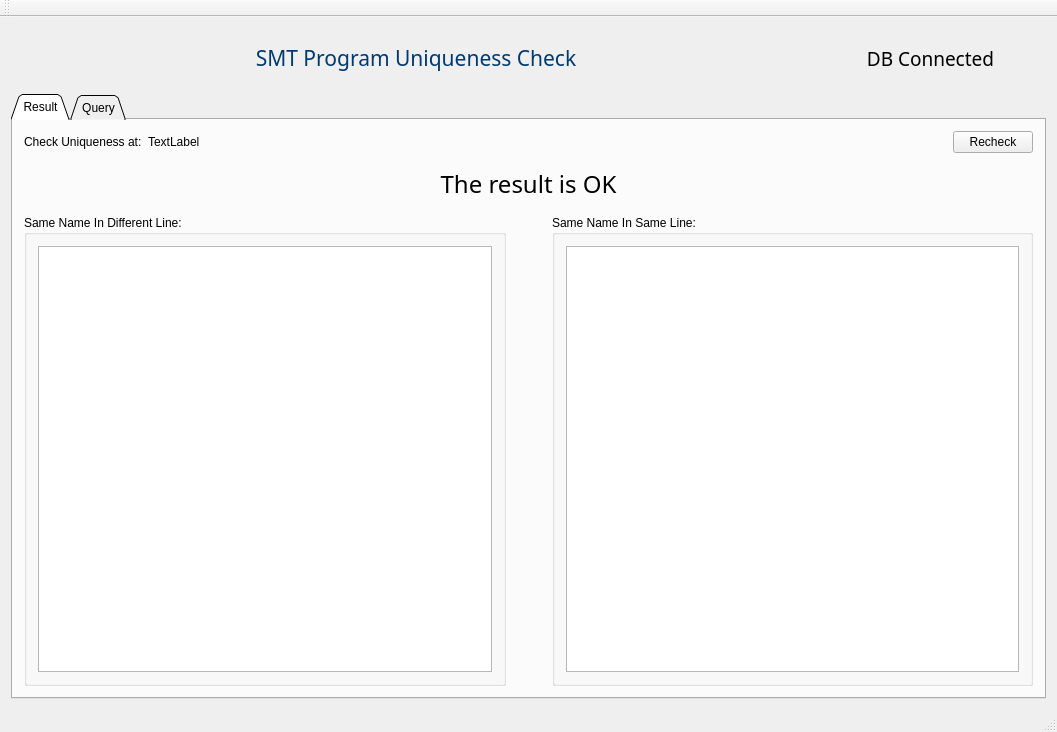
<?xml version="1.0" encoding="UTF-8"?>
<ui version="4.0">
 <class>UniquenessCheckClass</class>
 <widget class="QMainWindow" name="UniquenessCheckClass">
  <property name="geometry">
   <rect>
    <x>0</x>
    <y>0</y>
    <width>1057</width>
    <height>732</height>
   </rect>
  </property>
  <property name="sizePolicy">
   <sizepolicy hsizetype="Fixed" vsizetype="Preferred">
    <horstretch>0</horstretch>
    <verstretch>0</verstretch>
   </sizepolicy>
  </property>
  <property name="windowTitle">
   <string>UniquenessCheck</string>
  </property>
  <widget class="QWidget" name="centralWidget">
   <layout class="QHBoxLayout" name="horizontalLayout_2">
    <item>
     <layout class="QVBoxLayout" name="verticalLayout">
      <item>
       <layout class="QHBoxLayout" name="horizontalLayout">
        <item>
         <widget class="QLabel" name="logo">
          <property name="sizePolicy">
           <sizepolicy hsizetype="Maximum" vsizetype="Ignored">
            <horstretch>0</horstretch>
            <verstretch>0</verstretch>
           </sizepolicy>
          </property>
          <property name="maximumSize">
           <size>
            <width>380</width>
            <height>16777215</height>
           </size>
          </property>
          <property name="baseSize">
           <size>
            <width>392</width>
            <height>60</height>
           </size>
          </property>
          <property name="inputMethodHints">
           <set>Qt::ImhNone</set>
          </property>
          <property name="text">
           <string/>
          </property>
          <property name="pixmap">
           <pixmap resource="uniquenesscheck.qrc">:/image/Resources/image/Logo with Slogan_Blue.jpg</pixmap>
          </property>
          <property name="scaledContents">
           <bool>true</bool>
          </property>
          <property name="alignment">
           <set>Qt::AlignLeading|Qt::AlignLeft|Qt::AlignVCenter</set>
          </property>
          <property name="wordWrap">
           <bool>false</bool>
          </property>
          <property name="indent">
           <number>-1</number>
          </property>
          <property name="openExternalLinks">
           <bool>false</bool>
          </property>
          <property name="textInteractionFlags">
           <set>Qt::TextSelectableByMouse</set>
          </property>
         </widget>
        </item>
        <item>
         <spacer name="horizontalSpacer_2">
          <property name="orientation">
           <enum>Qt::Horizontal</enum>
          </property>
          <property name="sizeType">
           <enum>QSizePolicy::MinimumExpanding</enum>
          </property>
          <property name="sizeHint" stdset="0">
           <size>
            <width>10</width>
            <height>20</height>
           </size>
          </property>
         </spacer>
        </item>
        <item>
         <widget class="QLabel" name="title">
          <property name="sizePolicy">
           <sizepolicy hsizetype="Preferred" vsizetype="Preferred">
            <horstretch>0</horstretch>
            <verstretch>0</verstretch>
           </sizepolicy>
          </property>
          <property name="minimumSize">
           <size>
            <width>0</width>
            <height>60</height>
           </size>
          </property>
          <property name="font">
           <font>
            <family>黑体</family>
            <pointsize>16</pointsize>
            <weight>9</weight>
            <italic>false</italic>
            <bold>false</bold>
           </font>
          </property>
          <property name="styleSheet">
           <string notr="true">font: 75 16pt &quot;黑体&quot;;
color: rgb(0, 57, 115);</string>
          </property>
          <property name="text">
           <string>SMT Program Uniqueness Check</string>
          </property>
          <property name="scaledContents">
           <bool>true</bool>
          </property>
          <property name="alignment">
           <set>Qt::AlignCenter</set>
          </property>
          <property name="wordWrap">
           <bool>false</bool>
          </property>
          <property name="textInteractionFlags">
           <set>Qt::LinksAccessibleByMouse</set>
          </property>
         </widget>
        </item>
        <item>
         <spacer name="horizontalSpacer_3">
          <property name="orientation">
           <enum>Qt::Horizontal</enum>
          </property>
          <property name="sizeType">
           <enum>QSizePolicy::MinimumExpanding</enum>
          </property>
          <property name="sizeHint" stdset="0">
           <size>
            <width>10</width>
            <height>20</height>
           </size>
          </property>
         </spacer>
        </item>
        <item>
         <widget class="QLabel" name="connDB">
          <property name="sizePolicy">
           <sizepolicy hsizetype="MinimumExpanding" vsizetype="Preferred">
            <horstretch>0</horstretch>
            <verstretch>0</verstretch>
           </sizepolicy>
          </property>
          <property name="minimumSize">
           <size>
            <width>200</width>
            <height>60</height>
           </size>
          </property>
          <property name="font">
           <font>
            <family>微软雅黑</family>
            <pointsize>14</pointsize>
            <weight>9</weight>
            <italic>false</italic>
            <bold>false</bold>
           </font>
          </property>
          <property name="styleSheet">
           <string notr="true">font: 75 14pt &quot;微软雅黑&quot;;
</string>
          </property>
          <property name="text">
           <string>DB Connected</string>
          </property>
          <property name="alignment">
           <set>Qt::AlignCenter</set>
          </property>
         </widget>
        </item>
       </layout>
      </item>
      <item>
       <widget class="QTabWidget" name="tabWidget">
        <property name="styleSheet">
         <string notr="true">font: 75 14pt &quot;黑体&quot;;</string>
        </property>
        <property name="tabShape">
         <enum>QTabWidget::Triangular</enum>
        </property>
        <property name="currentIndex">
         <number>0</number>
        </property>
        <property name="iconSize">
         <size>
          <width>20</width>
          <height>20</height>
         </size>
        </property>
        <widget class="QWidget" name="tabResult">
         <attribute name="title">
          <string>Result</string>
         </attribute>
         <layout class="QHBoxLayout" name="horizontalLayout_5">
          <item>
           <layout class="QVBoxLayout" name="verticalLayout_2">
            <item>
             <layout class="QHBoxLayout" name="horizontalLayout_3">
              <item>
               <widget class="QLabel" name="label_2">
                <property name="sizePolicy">
                 <sizepolicy hsizetype="Preferred" vsizetype="Ignored">
                  <horstretch>0</horstretch>
                  <verstretch>0</verstretch>
                 </sizepolicy>
                </property>
                <property name="text">
                 <string>Check Uniqueness at:</string>
                </property>
               </widget>
              </item>
              <item>
               <widget class="QLabel" name="labelTime">
                <property name="sizePolicy">
                 <sizepolicy hsizetype="Preferred" vsizetype="Ignored">
                  <horstretch>0</horstretch>
                  <verstretch>0</verstretch>
                 </sizepolicy>
                </property>
                <property name="text">
                 <string>TextLabel</string>
                </property>
               </widget>
              </item>
              <item>
               <spacer name="horizontalSpacer">
                <property name="orientation">
                 <enum>Qt::Horizontal</enum>
                </property>
                <property name="sizeHint" stdset="0">
                 <size>
                  <width>40</width>
                  <height>20</height>
                 </size>
                </property>
               </spacer>
              </item>
              <item>
               <widget class="QPushButton" name="pushButtonRecheck">
                <property name="text">
                 <string>Recheck</string>
                </property>
               </widget>
              </item>
             </layout>
            </item>
            <item>
             <widget class="QLabel" name="labelResult">
              <property name="minimumSize">
               <size>
                <width>0</width>
                <height>50</height>
               </size>
              </property>
              <property name="font">
               <font>
                <family>黑体</family>
                <pointsize>18</pointsize>
                <weight>9</weight>
                <italic>false</italic>
                <bold>false</bold>
               </font>
              </property>
              <property name="styleSheet">
               <string notr="true">font: 75 18pt &quot;黑体&quot;;</string>
              </property>
              <property name="text">
               <string>The result is OK</string>
              </property>
              <property name="alignment">
               <set>Qt::AlignCenter</set>
              </property>
             </widget>
            </item>
            <item>
             <layout class="QHBoxLayout" name="horizontalLayout_4">
              <item>
               <widget class="QGroupBox" name="groupBox1">
                <property name="title">
                 <string>Same Name In Different Line:</string>
                </property>
                <layout class="QVBoxLayout" name="verticalLayout_10">
                 <item>
                  <widget class="QTableView" name="tableView_1">
                   <property name="font">
                    <font>
                     <family>黑体</family>
                     <pointsize>14</pointsize>
                     <weight>9</weight>
                     <italic>false</italic>
                     <bold>false</bold>
                    </font>
                   </property>
                  </widget>
                 </item>
                </layout>
               </widget>
              </item>
              <item>
               <spacer name="horizontalSpacer_4">
                <property name="orientation">
                 <enum>Qt::Horizontal</enum>
                </property>
                <property name="sizeType">
                 <enum>QSizePolicy::Preferred</enum>
                </property>
                <property name="sizeHint" stdset="0">
                 <size>
                  <width>40</width>
                  <height>20</height>
                 </size>
                </property>
               </spacer>
              </item>
              <item>
               <widget class="QGroupBox" name="groupBox1_2">
                <property name="title">
                 <string>Same Name In Same Line:     </string>
                </property>
                <layout class="QVBoxLayout" name="verticalLayout_11">
                 <item>
                  <widget class="QTableView" name="tableView_2">
                   <property name="font">
                    <font>
                     <family>黑体</family>
                     <pointsize>14</pointsize>
                     <weight>9</weight>
                     <italic>false</italic>
                     <bold>false</bold>
                    </font>
                   </property>
                  </widget>
                 </item>
                </layout>
               </widget>
              </item>
             </layout>
            </item>
           </layout>
          </item>
         </layout>
        </widget>
        <widget class="QWidget" name="tabQuery">
         <attribute name="title">
          <string>Query</string>
         </attribute>
         <layout class="QHBoxLayout" name="horizontalLayout_6">
          <item>
           <layout class="QVBoxLayout" name="verticalLayout_3">
            <item>
             <layout class="QHBoxLayout" name="horizontalLayout_11">
              <item>
               <widget class="QLabel" name="labelLineNo">
                <property name="text">
                 <string>LineNo：</string>
                </property>
               </widget>
              </item>
              <item>
               <widget class="QComboBox" name="comboBoxLineNo">
                <property name="sizePolicy">
                 <sizepolicy hsizetype="Expanding" vsizetype="Preferred">
                  <horstretch>0</horstretch>
                  <verstretch>0</verstretch>
                 </sizepolicy>
                </property>
                <property name="minimumSize">
                 <size>
                  <width>0</width>
                  <height>0</height>
                 </size>
                </property>
               </widget>
              </item>
              <item>
               <spacer name="horizontalSpacer_6">
                <property name="orientation">
                 <enum>Qt::Horizontal</enum>
                </property>
                <property name="sizeHint" stdset="0">
                 <size>
                  <width>40</width>
                  <height>20</height>
                 </size>
                </property>
               </spacer>
              </item>
              <item>
               <widget class="QLabel" name="labelProgramName">
                <property name="font">
                 <font>
                  <family>黑体</family>
                  <pointsize>14</pointsize>
                  <weight>9</weight>
                  <italic>false</italic>
                  <bold>false</bold>
                 </font>
                </property>
                <property name="text">
                 <string>ProgramName：</string>
                </property>
               </widget>
              </item>
              <item>
               <widget class="QLineEdit" name="lineEditProgramName">
                <property name="sizePolicy">
                 <sizepolicy hsizetype="Preferred" vsizetype="Preferred">
                  <horstretch>0</horstretch>
                  <verstretch>0</verstretch>
                 </sizepolicy>
                </property>
                <property name="maximumSize">
                 <size>
                  <width>16777215</width>
                  <height>16777215</height>
                 </size>
                </property>
               </widget>
              </item>
              <item>
               <spacer name="horizontalSpacer_7">
                <property name="orientation">
                 <enum>Qt::Horizontal</enum>
                </property>
                <property name="sizeType">
                 <enum>QSizePolicy::Expanding</enum>
                </property>
                <property name="sizeHint" stdset="0">
                 <size>
                  <width>40</width>
                  <height>20</height>
                 </size>
                </property>
               </spacer>
              </item>
              <item>
               <widget class="QDialogButtonBox" name="buttonBoxQuery">
                <property name="sizePolicy">
                 <sizepolicy hsizetype="Preferred" vsizetype="Preferred">
                  <horstretch>0</horstretch>
                  <verstretch>0</verstretch>
                 </sizepolicy>
                </property>
                <property name="maximumSize">
                 <size>
                  <width>200</width>
                  <height>16777215</height>
                 </size>
                </property>
                <property name="standardButtons">
                 <set>QDialogButtonBox::Ok|QDialogButtonBox::Reset</set>
                </property>
               </widget>
              </item>
             </layout>
            </item>
            <item>
             <widget class="QTableView" name="tableView"/>
            </item>
           </layout>
          </item>
         </layout>
        </widget>
       </widget>
      </item>
     </layout>
    </item>
   </layout>
  </widget>
  <widget class="QMenuBar" name="menuBar">
   <property name="geometry">
    <rect>
     <x>0</x>
     <y>0</y>
     <width>1057</width>
     <height>26</height>
    </rect>
   </property>
  </widget>
  <widget class="QToolBar" name="mainToolBar">
   <attribute name="toolBarArea">
    <enum>TopToolBarArea</enum>
   </attribute>
   <attribute name="toolBarBreak">
    <bool>false</bool>
   </attribute>
  </widget>
  <widget class="QStatusBar" name="statusBar"/>
 </widget>
 <layoutdefault spacing="6" margin="11"/>
 <resources>
  <include location="uniquenesscheck.qrc"/>
 </resources>
 <connections/>
</ui>
